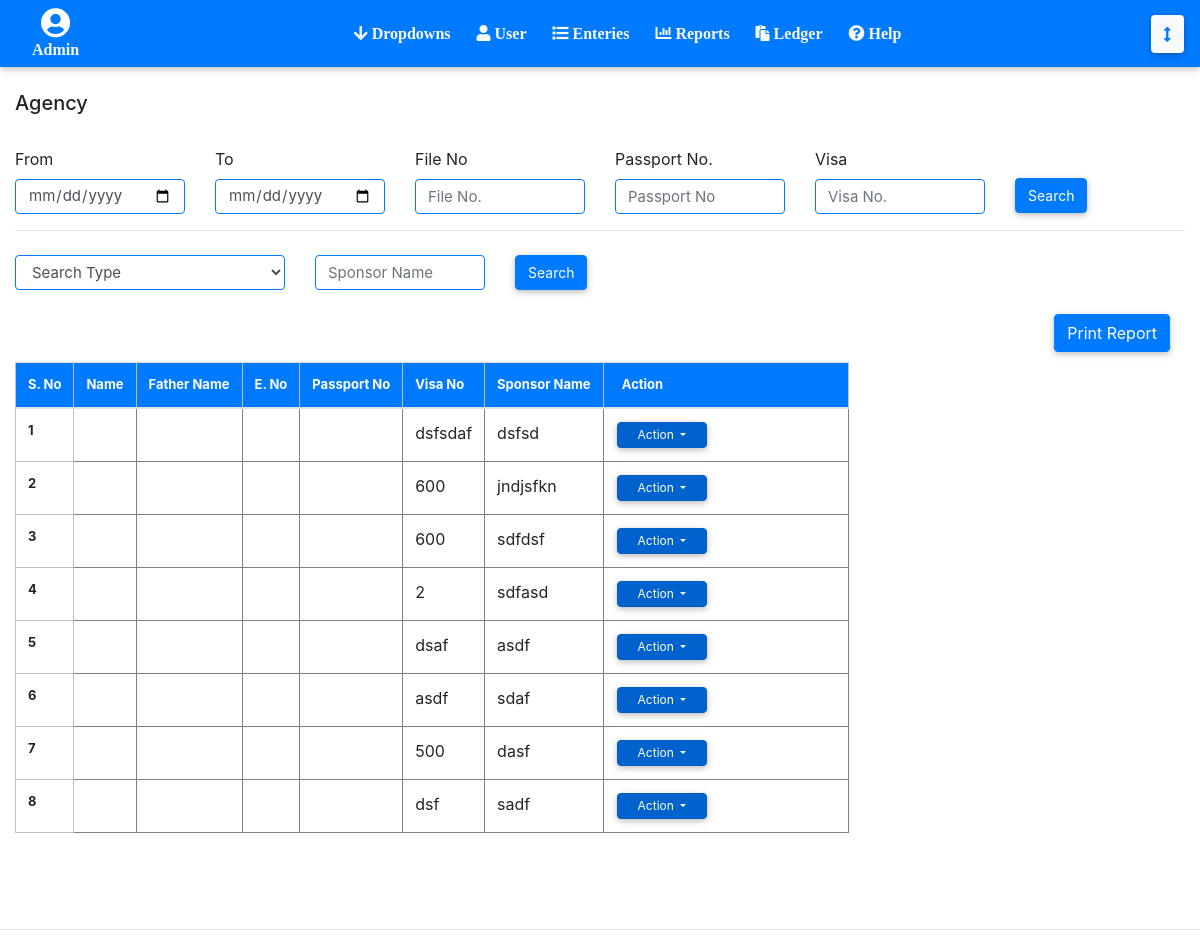
Before: /regent2/Regent-Reporrts.php with the older database file.
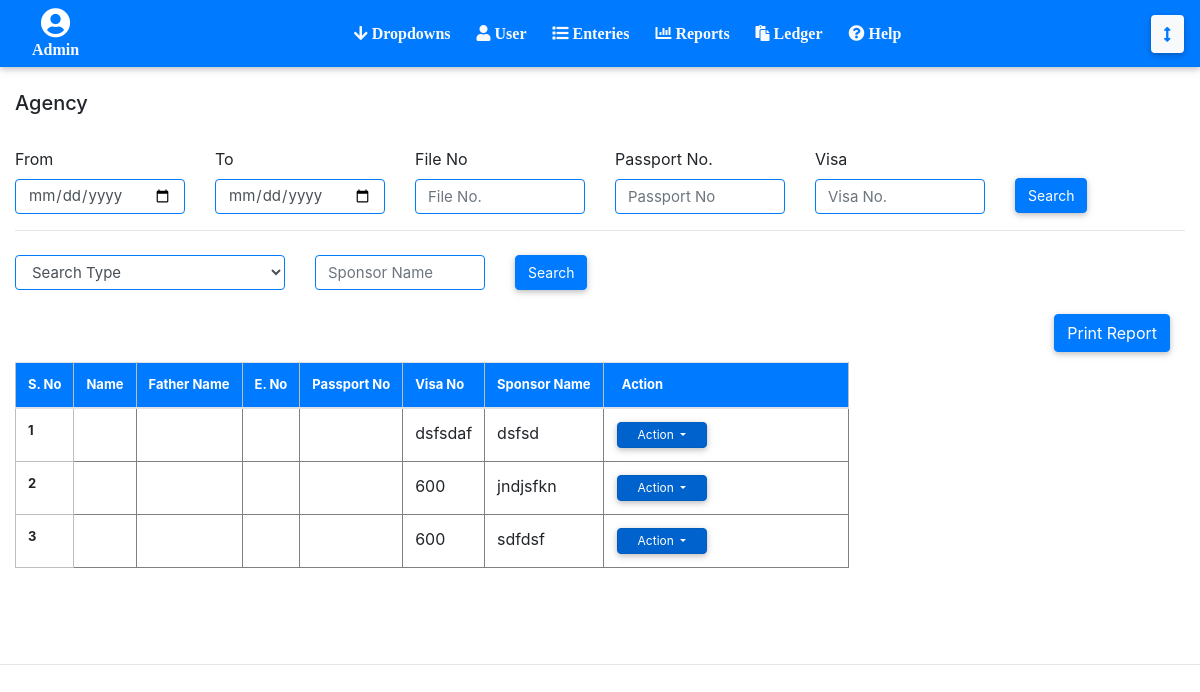
After: the same page with the newer database file.
### tables this page shows
CREATE TABLE `regents` (
  `regent_id` int(6) UNSIGNED NOT NULL,
  `user_id` int(11) NOT NULL,
  `visa_date` varchar(255) NOT NULL,
  `visa_file_no` varchar(255) NOT NULL,
  `visa_embassy_id` int(11) NOT NULL,
  `visa_quantity_no` float NOT NULL,
  `visa_sponsor_name` varchar(255) NOT NULL,
  `visa_permission_status_id` int(11) NOT NULL,
  `visa_profession_id` int(11) NOT NULL,
  `visa_contact_pak` varchar(30) NOT NULL,
  `visa_contact_saudia` varchar(30) NOT NULL,
  `visa_reg_date` varchar(30) NOT NULL,
  `visa_reg_no` varchar(255) DEFAULT NULL,
  `visa_no` varchar(255) NOT NULL,
  `visa_sponsor_address` text NOT NULL,
  `visa_co_agent_pak_id` int(11) NOT NULL,
  `visa_status_id` int(11) NOT NULL,
  `visa_price` double NOT NULL,
  `visa_sponsor_id` varchar(30) NOT NULL,
  `visa_date2` varchar(30) NOT NULL,
  `visa_agent_from_saudia_id` int(11) NOT NULL,
  `visa_remarks` text NOT NULL,
  `passenger_name` varchar(30) DEFAULT NULL,
  `passenger_name_urdu` varchar(30) DEFAULT NULL,
  `passenger_national_identity_no` varchar(30) DEFAULT NULL,
  `passenger_district_id` int(11) DEFAULT NULL,
  `passenger_father_name` varchar(30) DEFAULT NULL,
  `passenger_father_name_urdu` varchar(30) DEFAULT NULL,
  `passenger_medical_center_id` int(11) DEFAULT NULL,
  `passenger_qualification` varchar(30) DEFAULT NULL,
  `passenger_eno` varchar(30) DEFAULT NULL,
  `passenger_dob` varchar(30) DEFAULT NULL,
  `passenger_place_of_issue_id` int(11) DEFAULT NULL,
  `passenger_address` text DEFAULT NULL,
  `passenger_passport_no` varchar(30) DEFAULT NULL,
  `passenger_date_of_issue` varchar(30) DEFAULT NULL,
  `passenger_medical_status_id` int(11) DEFAULT NULL,
  `passenger_date_of_expiry` varchar(30) DEFAULT NULL,
  `passenger_place_of_birth_id` int(11) DEFAULT NULL,
  `passenger_country` varchar(30) DEFAULT NULL,
  `passenger_submit_date` varchar(30) DEFAULT NULL,
  `agreements_contract` varchar(30) DEFAULT NULL,
  `agreements_salary` double DEFAULT NULL,
  `agreements_permission_number` varchar(30) DEFAULT NULL,
  `agreements_permission_date` varchar(30) DEFAULT NULL,
  `nominee_full_name` varchar(30) DEFAULT NULL,
  `nominee_age` int(11) DEFAULT NULL,
  `nominee_relation` varchar(30) DEFAULT NULL,
  `nominee_cnic` varchar(30) DEFAULT NULL,
  `nominee_address` text DEFAULT NULL,
  `current_date_submission` varchar(255) DEFAULT NULL,
  `type` varchar(20) DEFAULT NULL
);

### regent2/Regent-Reporrts.php (the view, shortened to what this page needs)
<?php
include('connect.php');
include('header.php');
?>
<section class="container-fluid">
    <h5>Agency</h5>
    <br>
	<section class="row" style="align-items: center;">
		<section class="col-md-2">
			<span >From</span>
			<input type="date" class="form-control input-box" placeholder="Name" />
		</section>
		<section class="col-md-2">
			<span >To</span>
			<input type="date" class="form-control input-box" placeholder="Name" />
		</section>
		<section class="col-md-2">
			<span >File No</span>
			<input type="text" class="form-control input-box" placeholder="File No." />
		</section>
		<section class="col-md-2">
			<span >Passport No.</span>
			<input type="text" class="form-control input-box" placeholder="Passport No" />
		</section>
		<section class="col-md-2">
			<span >Visa</span>
			<input type="text" class="form-control input-box" placeholder="Visa No." />
		</section>
		<section class="col-md-2">
			<input type="button" class="btn-primary btn " style="position: relative; top: 15px; height: 35px; font-size: 14px;" value="Search" />
		</section>
	</section>
<hr>
<section class="row" style="align-items: center;">
	<section class="col-xl-3">
		<select class="form-control input-box" id="exampleFormControlSelect1">
			<option>Search Type</option>
		  </select>
	</section>
	<section class="col-md-2">
		<input type="text" class="form-control input-box" placeholder="Sponsor Name" />
	</section>
	<section class="col-md-2">
		<input type="button" class="btn-primary btn " style="position: relative; top: 4px; height: 35px; font-size: 14px;" value="Search" />
	</section>
</section>
	<br>
	<section class="container-fluid">
		<input type="button" class="btn-primary btn float-right " value="Print Report" />
	</section>
	<br><br>
            <table class="table table-responsive m-auto " style="padding-bottom: 80px;">
                <thead>
                    <tr>
                      	<th scope="col">S. No</th>
						<th scope="col">Name</th>
						<th scope="col">Father Name</th>
						<th scope="col">E. No</th>
						<th scope="col">Passport No</th>
						<th scope="col">Visa No</th>
						<th scope="col">Sponsor Name</th>
                      <th scope="col" ><span class="text-primary">_</span>Action<span class="text-primary">____________________________</span></th>
                    </tr>
                </thead>
                <tbody>
                	<?php
            		$query = mysqli_query($con, "select * from regents");
        			$count = 1;
                	while ($row = mysqli_fetch_array($query)) {
                		?>
							<tr>
								<th scope="row"><?php echo $count ?></th>
								<td><?php echo $row['passenger_name'] ?></td>
								<td><?php echo $row['passenger_father_name'] ?></td>
								<td><?php echo $row['passenger_eno'] ?></td>
								<td><?php echo $row['passenger_passport_no'] ?></td>
								<td><?php echo $row['visa_no'] ?></td>
								<td><?php echo $row['visa_sponsor_name'] ?></td>
						   		<td>
									<div class="dropdown show">
										<a class="btn btn-primary dropdown-toggle"  style="font-size: 12px !important; color: white; padding: 3px; margin: 1px; padding-left: 20px !important; padding-right: 20px !important;" href="#" role="button" id="dropdownMenuLink" data-toggle="dropdown" aria-haspopup="true" aria-expanded="false">
										  Action
										</a>
									</div>
				        			</td>
							</tr>
                		<?php
                		$count++;
                	}
                	?>
        		</tbody>
            </table>
</section>
<hr>
</body>
</html>

Changed rows visible on the page:
removed regents: visa_no "2", visa_sponsor_name "sdfasd"
removed regents: visa_no "dsaf", visa_sponsor_name "asdf"
removed regents: visa_no "asdf", visa_sponsor_name "sdaf"
removed regents: visa_no "500", visa_sponsor_name "dasf"
removed regents: visa_no "dsf", visa_sponsor_name "sadf"
